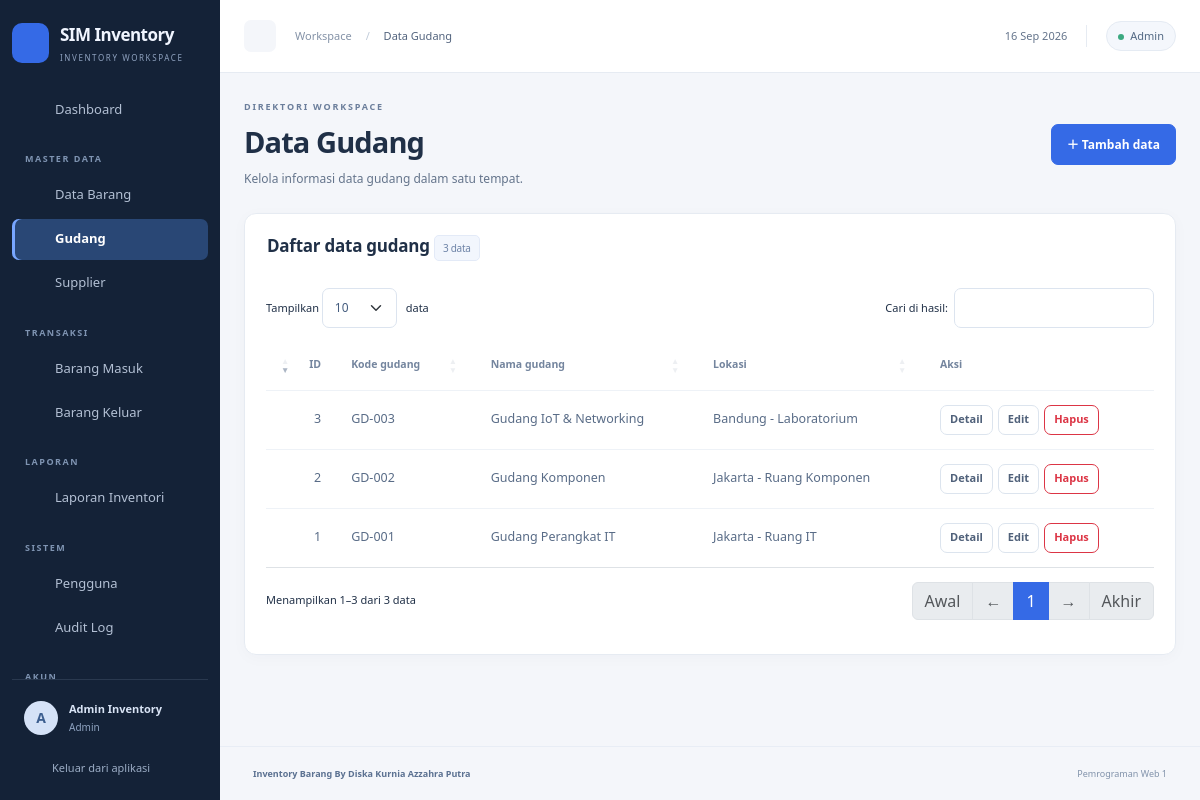
Screenshot of /gudang (signed in) with the database file from the repository.
### tables this page shows
CREATE TABLE users (
 id BIGINT UNSIGNED AUTO_INCREMENT PRIMARY KEY,
 name VARCHAR(100) NOT NULL,
 email VARCHAR(150) NOT NULL UNIQUE,
 password VARCHAR(255) NOT NULL,
 role_id BIGINT UNSIGNED NOT NULL,
 is_active TINYINT NOT NULL DEFAULT 1,
 created_at TIMESTAMP NOT NULL DEFAULT CURRENT_TIMESTAMP,
 updated_at TIMESTAMP NOT NULL DEFAULT CURRENT_TIMESTAMP ON UPDATE CURRENT_TIMESTAMP,
 FOREIGN KEY (role_id) REFERENCES roles(id),
 CHECK (is_active IN (0,1))
);

CREATE TABLE roles (
 id BIGINT UNSIGNED AUTO_INCREMENT PRIMARY KEY,
 name VARCHAR(20) NOT NULL UNIQUE
);

CREATE TABLE gudang (
 id BIGINT UNSIGNED AUTO_INCREMENT PRIMARY KEY,
 kode_gudang VARCHAR(30) NOT NULL UNIQUE,
 nama_gudang VARCHAR(100) NOT NULL,
 lokasi VARCHAR(255) NOT NULL,
 keterangan TEXT NULL,
 created_at TIMESTAMP NOT NULL DEFAULT CURRENT_TIMESTAMP,
 updated_at TIMESTAMP NOT NULL DEFAULT CURRENT_TIMESTAMP ON UPDATE CURRENT_TIMESTAMP
);

### views/resources/index.php (the view, shortened to what the rows shown need)
<div class="page-heading"><div><div class="eyebrow"><?= $resource->transaction?'PERGERAKAN INVENTORI':'DIREKTORI WORKSPACE' ?></div><h1><?= e($title) ?></h1><p><?= $resource->transaction?'Catat pergerakan barang. Saldo stok diperbarui otomatis.':'Kelola informasi '.strtolower(e($title)).' dalam satu tempat.' ?></p></div><?php if($canWrite): ?><a class="btn btn-primary" href="/<?= e($resource->key) ?>/create">＋ Tambah <?= $resource->key==='users'?'user':'data' ?></a><?php endif; ?></div>
<section class="panel"><div class="panel-heading"><div><h2>Daftar <?= e(strtolower($title)) ?> <span class="subtle-badge"><?= count($rows) ?> data</span></h2></div></div>
<div class="table-container"><table class="table data-table" id="resource-table"><thead><tr><th>ID</th><?php if($resource->transaction): ?><th>Nomor transaksi</th><?php endif; ?><?php foreach($resource->fields as $name=>$field): if(in_array($field['type'],['textarea']))continue; ?><th><?= e($field['label']) ?></th><?php endforeach; ?><?php if($resource->key==='barang'): ?><th>Stok</th><?php endif; ?><th data-orderable="false">Aksi</th></tr></thead><tbody><?php foreach($rows as $row): ?><tr><td><?= (int)$row['id'] ?></td><?php if($resource->transaction): ?><td class="code-cell"><?= e($row['nomor_transaksi']) ?></td><?php endif; ?><?php foreach($resource->fields as $name=>$field): if($field['type']==='textarea')continue; ?><td><?php if($name==='is_active'): ?><span class="badge-soft <?= $row[$name]?'green':'gray' ?>"><?= $row[$name]?'Aktif':'Nonaktif' ?></span><?php else: ?><?= e($field['type']==='select'?($options[$field['source']][$row[$name]]??'—'):$row[$name]) ?><?php endif; ?></td><?php endforeach; ?><?php if($resource->key==='barang'): ?><td data-order="<?= (int)$row['stok'] ?>"><span class="badge-soft <?= $row['stok']<=$row['stok_minimum']?'amber':'green' ?>"><?= (int)$row['stok'] ?><?= $row['stok']<=$row['stok_minimum']?' · Rendah':'' ?></span></td><?php endif; ?><td><div class="action-group"><a class="btn btn-sm btn-light" href="/<?= e($resource->key) ?>/<?= (int)$row['id'] ?>">Detail</a><?php if($canWrite): ?><a class="btn btn-sm btn-light" href="/<?= e($resource->key) ?>/<?= (int)$row['id'] ?>/edit">Edit</a><?php if($resource->key!=='users'): ?><form method="post" class="delete-form" action="/<?= e($resource->key) ?>/<?= (int)$row['id'] ?>/delete"><?= csrf_field() ?><button class="btn btn-sm btn-outline-danger" type="submit">Hapus</button></form><?php endif; endif; ?></div></td></tr><?php endforeach; ?></tbody></table></div></section>

### app/Core/Router.php (shortened to what the rows shown need)
<?php
final class Router
{
    private array $routes = [];
    public function add(string $method, string $path, callable $handler): void
    {
        $this->routes[] = [$method, '#^' . preg_replace('/\{id\}/', '([1-9][0-9]*)', $path) . '/?$#', $handler];
    }
    public function dispatch(): void
    {
        $path = parse_url($_SERVER['REQUEST_URI'], PHP_URL_PATH);
        $matched = false;
        foreach ($this->routes as [$method, $pattern, $handler]) {
            if (preg_match($pattern, $path, $matches)) {
                $matched = true;
                if ($method === $_SERVER['REQUEST_METHOD']) {
                    array_shift($matches);
                    $handler(...$matches);
                    return;
                }
            }
        }
        throw new HttpException($matched ? 405 : 404, $matched ? 'Metode HTTP tidak diizinkan.' : 'Halaman atau data tidak ditemukan.');
    }
}

### views/layouts/main.php (shortened to what the rows shown need)
<?php
$currentUser = \App\Services\Auth::user();
$path = parse_url($_SERVER['REQUEST_URI'], PHP_URL_PATH);
$sections = [
    '' => ['dashboard' => ['grid', 'Dashboard']],
    'MASTER DATA' => ['barang' => ['box', 'Data Barang'], 'gudang' => ['warehouse', 'Gudang'], 'supplier' => ['supplier', 'Supplier']],
    'TRANSAKSI' => ['barang-masuk' => ['in', 'Barang Masuk'], 'barang-keluar' => ['out', 'Barang Keluar']],
    'LAPORAN' => ['reports' => ['report', 'Laporan Inventori']],
];
if (($currentUser['role'] ?? '') === 'Admin') {
    $sections['SISTEM'] = ['users' => ['users', 'Pengguna'], 'audit-logs' => ['clock', 'Audit Log']];
}
$sections['AKUN'] = ['profile' => ['user', 'Profil'], 'profile#password-panel' => ['lock', 'Ganti Password']];
?>
<!doctype html>
<html lang="id">
<head>
    <link rel="stylesheet" href="/assets/vendor/bootstrap.min.css">
    <link rel="stylesheet" href="/assets/vendor/dataTables.bootstrap5.min.css">
    <link rel="stylesheet" href="/assets/css/app.css">
</head>
<body class="<?= $currentUser ? 'app-body' : 'auth-body' ?>">
<?php if ($currentUser): ?>
    <aside class="sidebar" id="sidebar" aria-label="Navigasi workspace">
        <div class="sidebar-brand-row">
            <a class="brand" href="/dashboard" aria-label="SIM Inventory Dashboard"><span class="brand-icon"><?= icon('box') ?></span><span class="brand-label">SIM Inventory<small>INVENTORY WORKSPACE</small></span></a>
        </div>
        <nav class="sidebar-nav" aria-label="Navigasi utama">
        <?php foreach ($sections as $heading => $links): ?>
            <?php if ($heading): ?><div class="nav-caption"><?= e($heading) ?></div><?php endif; ?>
            <?php foreach ($links as $url => [$symbol, $label]): $active = '/' . $url === $path || (!str_contains($url, '#') && str_starts_with($path, '/' . $url . '/')); ?>
            <a class="nav-item <?= $active ? 'active' : '' ?>" href="/<?= e($url) ?>" title="<?= e($label) ?>" aria-label="<?= e($label) ?>" <?= $active ? 'aria-current="page"' : '' ?>><?= icon($symbol) ?><span class="nav-label"><?= e($label) ?></span></a>
            <?php endforeach; ?>
        <?php endforeach; ?>
        </nav>
        <div class="sidebar-bottom">
            <a class="account-summary" href="/profile" aria-label="Profil akun"><span class="avatar"><?= e(mb_substr($currentUser['name'], 0, 1)) ?></span><span class="account-copy"><strong><?= e($currentUser['name']) ?></strong><small><?= e($currentUser['role']) ?></small></span></a>
            <form action="/logout" method="post"><?= csrf_field() ?><button class="logout-btn" type="submit" title="Keluar dari aplikasi" aria-label="Keluar dari aplikasi"><?= icon('logout') ?><span class="nav-label">Keluar dari aplikasi</span></button></form>
        </div>
    </aside>
    <div class="workspace" id="workspace">
        <header class="topbar">
            <div class="topbar-left"><button class="icon-button" id="menu-toggle" aria-label="Ciutkan navigasi" aria-expanded="true" aria-controls="sidebar"><?= icon('menu') ?></button><span class="breadcrumb-text">Workspace <span>/</span> <strong><?= e($title) ?></strong></span></div>
            <div class="topbar-right"><span class="today"><?= icon('clock') ?> <?= date('d M Y') ?></span><span class="topbar-divider"></span><a href="/profile" class="role-pill"><span class="status-dot"></span><?= e($currentUser['role']) ?></a></div>
        </header>
        <main id="main" class="main-content" tabindex="-1"><?= $content ?></main>
        <footer class="app-footer"><span><strong>Inventory Barang By Diska Kurnia Azzahra Putra</strong></span><span>Pemrograman Web 1</span></footer>
    </div>
<?php else: ?>
    <main id="main"><?= $content ?></main>
<?php endif; ?>
</body>
</html>

### rows the page displays
users: name "A", name "Admin Inventory", role.name "Admin"
gudang: id "3", kode_gudang "GD-003", nama_gudang "Gudang IoT & Networking", lokasi "Bandung - Laboratorium"
gudang: id "2", kode_gudang "GD-002", nama_gudang "Gudang Komponen", lokasi "Jakarta - Ruang Komponen"
gudang: id "1", kode_gudang "GD-001", nama_gudang "Gudang Perangkat IT", lokasi "Jakarta - Ruang IT"

### other values shown
$label "Dashboard"
$heading "MASTER DATA"
$label "Data Barang"
$label "Gudang"
$label "Supplier"
$heading "TRANSAKSI"
$label "Barang Masuk"
$label "Barang Keluar"
$heading "LAPORAN"
$label "Laporan Inventori"
$heading "SISTEM"
$label "Pengguna"
$label "Audit Log"
count($rows) "3"
$field['label'] "Kode gudang"
